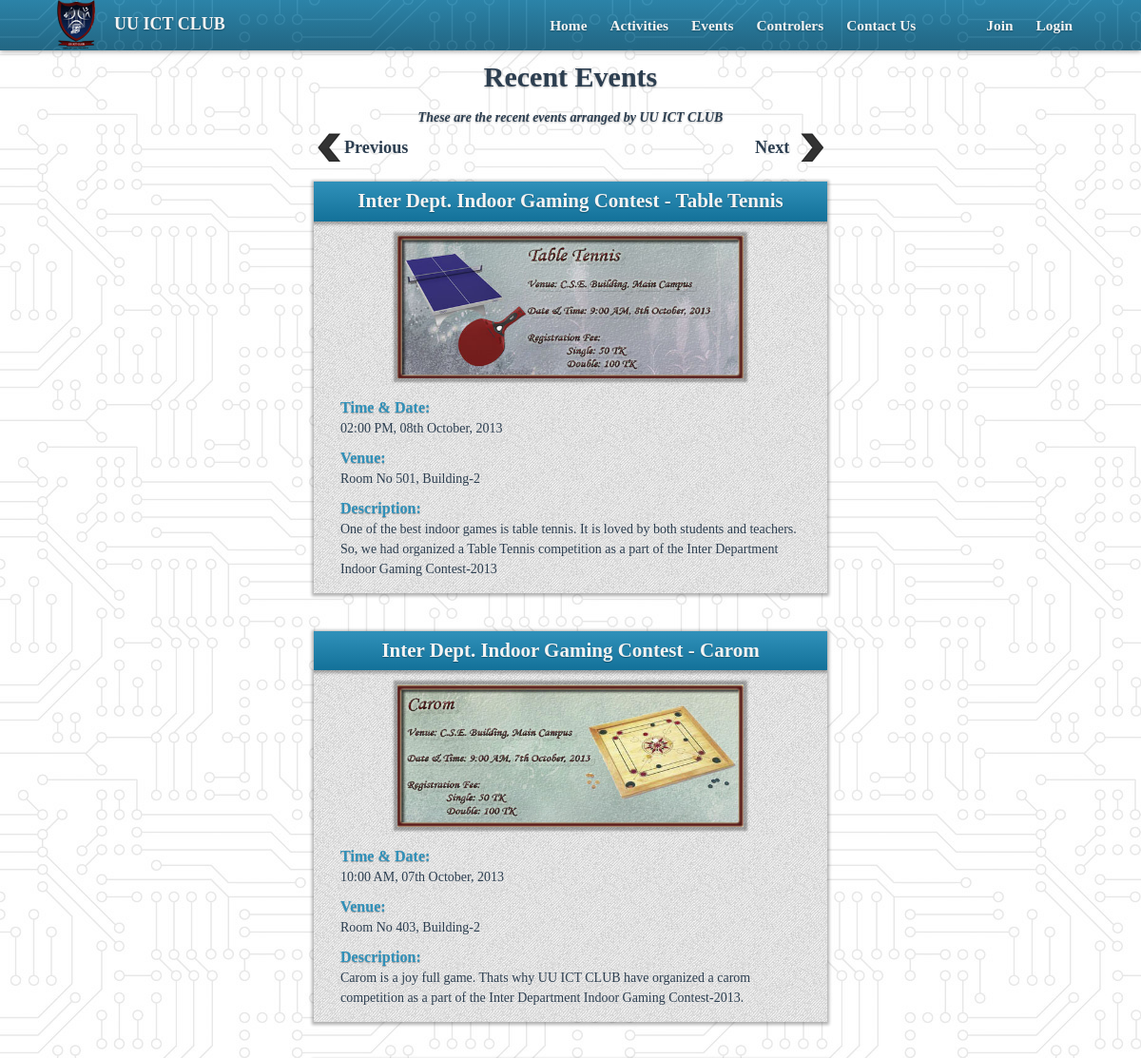
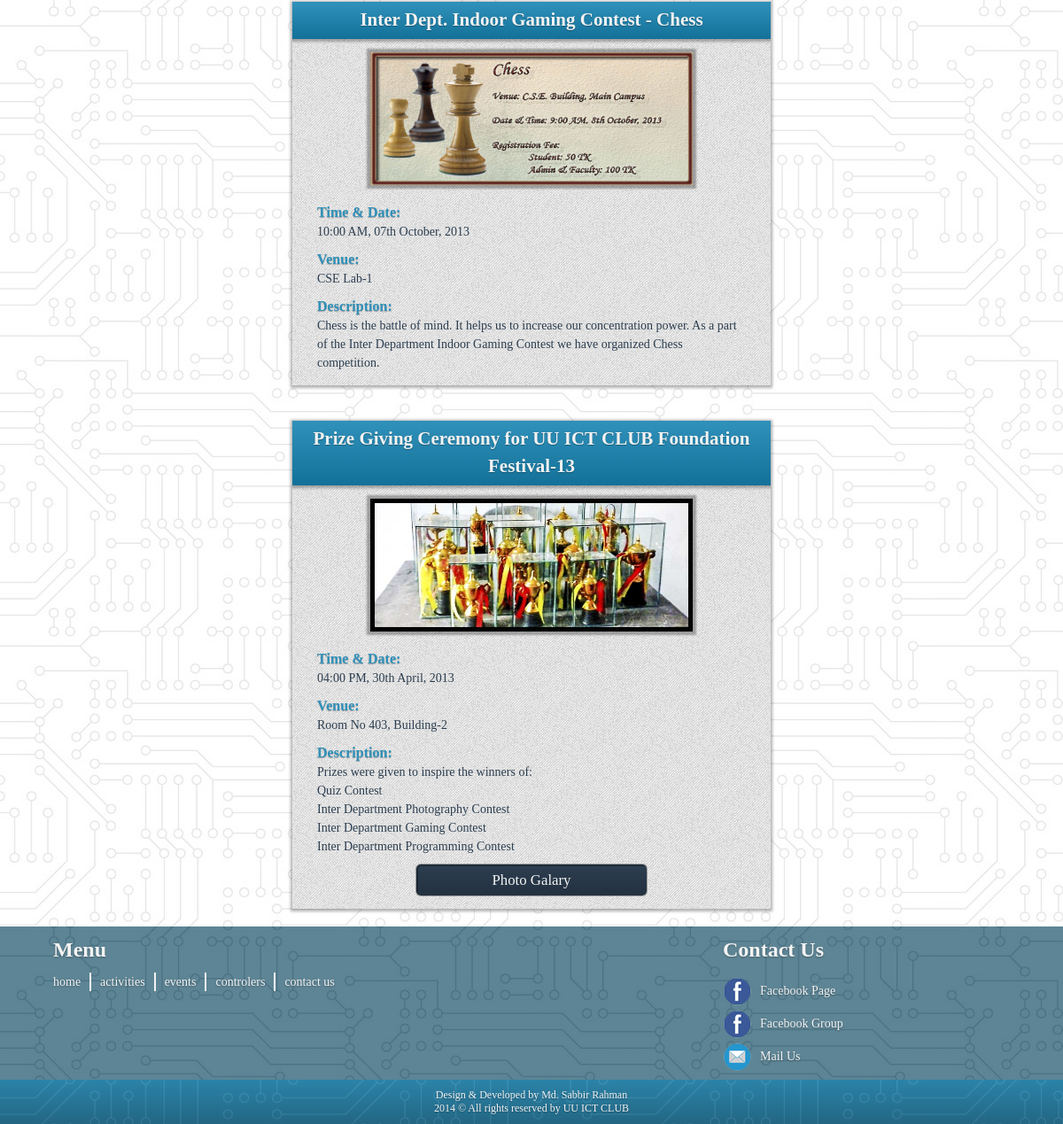
Screenshot of /events.php with the database file from the repository (2 pictures, top to bottom).
### tables this page shows
CREATE TABLE IF NOT EXISTS `events` (
  `Event_ID` int(11) NOT NULL,
  `Title` varchar(100) NOT NULL,
  `TimeNDate` datetime NOT NULL,
  `Venue` varchar(100) NOT NULL,
  `Rules` text,
  `LinkName` varchar(100) DEFAULT NULL,
  `Link` text,
  `Description` text NOT NULL,
  `Image` varchar(100) NOT NULL DEFAULT 'img/evntimg.jpg',
  `FirstPlace` varchar(120) DEFAULT NULL,
  `SecondPlace` varchar(120) DEFAULT NULL,
  `ThirdPlace` varchar(120) DEFAULT NULL,
  `EventCreated` timestamp NOT NULL DEFAULT CURRENT_TIMESTAMP,
  PRIMARY KEY (`Event_ID`)
);

### classes/Event.php (called while the page is built, shortened)
<?php
	class Event {
		protected $Event_ID;
		protected $db;
		protected function getEventInfo(){
			return $this->EventInfo = $this->db->search_all('events', 'Event_ID', $this->Event_ID);
		}
	}
?>
<?php
	class PastEvent extends Event {
		function __construct($ID){
			$this->getEventInfo();
		}
		public static function getPastEvents(){
			$db = new Database();
			$sql = "SELECT Event_ID FROM events WHERE TimeNDate<date(NOW()) ORDER BY TimeNDate DESC";
			self::$PastEvents = $db->query($sql);
		}
		public static function count(){
			$db = new Database();
			$sql = "SELECT COUNT(*) FROM events  WHERE TimeNDate<date(NOW())";
			$result = $db->query($sql);
			$row = $db->fetch($result);
			return $row['COUNT(*)'];
		}
	}
?>

### classes/Database.php (called while the page is built, shortened)
<?php
	class Database {
		private $db;
		public function connect(){
			$this->db = new mysqli(DB_HOST, DB_USER, DB_PASS, DB_NAME);
		}
		public function query($sql){
			return $this->db->query($sql);
		}
		public function fetch($result){
			return mysqli_fetch_assoc($result);
		}
		public function search_all($tableName, $criteria, $value){
			$sql = "SELECT * FROM $tableName WHERE $criteria='$value'";
			$result = $this->query($sql);
			return $this->fetch($result);
		}
	}
?>

### events.php (the view, shortened to what this page needs)
<?php require_once "classes/Event.php"		; ?>
<?php
	$page = (isset($_GET['page']))? pure_it($_GET['page']) : 1;
	$to = intval($page) * 4;
	$from = $to - 3;
	$first = 1;
	$last = ceil((PastEvent::count()/4));
?>
<!DOCTYPE html>
<html class="">
<head>
	<link rel="stylesheet" href="css/styles.css" />
</head>
<body>
	<?php require_once "header.php"	; ?>
	<main>
		<section id="recentevent" class="events recentevent">
			<div class="container">
				<h2>Recent Events</h2>
				<h3>These are the recent events arranged by UU ICT CLUB</h3>
				<div class="navbuttons">
		            <?php if($page==$first) { ?>
		                <a href="events.php?page=<?=$last?>#recentevent"><div id="p" class="np icon32x32 i3"><p>Previous</p></div></a>
		            <?php } else { ?>
		                <a href="events.php?page=<?=$page-1?>#recentevent"><div id="p" class="np icon32x32 i3"><p>Previous</p></div></a>
		            <?php } ?>
		            <?php if($page==$last) { ?>
		                <a href="events.php?page=<?=$first?>#recentevent"><div id="n" class="np icon32x32 i4"><p>Next</p></div></a>
		            <?php } else { ?>
		                <a href="events.php?page=<?=$page+1?>#recentevent"><div id="n" class="np icon32x32 i4"><p>Next</p></div></a>
		            <?php } ?>
				</div>
				<div class="row">
            		<?php
            			PastEvent::getPastEvents();
			            for($i=1; $Event = mysqli_fetch_assoc(PastEvent::$PastEvents); $i++){
							if($i>=$from && $i<=$to){
								$PastEvent = new PastEvent($Event['Event_ID']);
								extract($PastEvent->EventInfo);
								$date = new DateTime($TimeNDate);
								$TimeNDate = $date->format('h:i A, dS F, Y');
					?>
					<div class="columns twelve">
						<div id="evt<?= $Event_ID ?>" class="box">
							<div class="title"><?= $Title ?></div>
							<div class="img" style="background: url('<?= $Image ?>') no-repeat; background-size: 100% 100%"></div>
							<div class="info"><span class="bold">Time &amp Date: </span><br><?= $TimeNDate ?>	</div>
							<div class="info"><span class="bold">Venue: 		 </span><br><?= $Venue ?>		</div>
							<div class="info"><span class="bold">Description:	 </span><br><?= $Description ?>	</div>
							<?php if($Link && $LinkName) { ?>
								<a href="<?= $Link ?>" target="_blank"><div class="evntlink button"><?= $LinkName ?></div></a>
							<?php } ?>
						</div>
					</div>
					<?php
							}
						}
					?>
				</div>
			</div>
		</section>
	</main>
	<?php require_once "footer.php"	; ?>
</body>
</html>

### css/styles.css (style rules this page uses)
html { font-family:sans-serif;-ms-text-size-adjust:100%;-webkit-text-size-adjust:100% }
body { margin:0 }
article,aside,details,figcaption,figure,footer,header,hgroup,main,nav,section,summary { display:block }
a { background:transparent }
* { -webkit-box-sizing:border-box;-moz-box-sizing:border-box;box-sizing:border-box;-webkit-font-smoothing:antialiased;font-smoothing:antialiased;margin:0;padding:0 }
html { min-height:100%;position:relative }
a { text-decoration:none;color:#f3f3f3 }
body { background:url("../img/circuite_white.jpg");font:14px/1.5em 'Georgia',serif }
main { position:relative }
.container { width:90%;max-width:1230px;height:100%;margin:0 auto }
h2 { font-family:'ACME',serif;font-size:30px;line-height:1.5em;padding:5px 0 }
h3 { font-family:cursive;font-size:14px;line-height:1.5em;padding:5px 0;font-style:italic }
.box { background:url("../img/Pattern.jpg");margin:10px;padding:10px;box-shadow:0 1px 3px 2px rgba(0,0,0,0.3);margin-top:20px;color:#2c3e50;overflow:hidden }
.box .title { background:#3091ba;background:-webkit-linear-gradient(#3091ba, #137199);background:-moz-linear-gradient(#3091ba, #137199);background:-ms-linear-gradient(#3091ba, #137199);background:-o-linear-gradient(#3091ba, #137199);background:linear-gradient(#3091ba, #137199);font-size:1.5em;line-height:1.5em;font-weight:bold;text-align:center;padding:5px;margin:-10px;margin-bottom:5px;color:#f3f3f3;text-shadow:0 1px 1px rgba(0,0,0,0.3);box-shadow:0 1px 3px 2px rgba(0,0,0,0.3) }
.box .img { min-height:150px;max-height:200px;height:100%;width:90%;margin:10px auto;box-shadow:0 0 2px 4px rgba(0,0,0,0.3) }
.box .info { text-shadow:none }
.events { background:rgba(255,255,255,0.6);color:#2c3e50;font-family:'Georgia',serif;overflow:hidden }
.events h2,.events h3 { text-align:center;text-shadow:0 1px 2px rgba(0,0,0,0.3) }
.events .box { width:50%;margin:20px auto }
.events .box .img { min-height:150px;max-height:300px;width:70%;height:100%;margin:15px auto }
.events .box .info { width:95%;margin:0 auto;padding:5px }
.events .box .info .bold { color:#3091ba;font-size:1.15em;text-shadow:0 1px 1px rgba(0,0,0,0.3);padding-bottom:5px }
.events .box .evntlink.button { width:50% }
.navbuttons { width:50%;margin:0 auto }
.navbuttons .np { height:32px;width:32px }
.navbuttons .np p { font-weight:bold;font-size:1.3em;color:#2c3e50;margin-left:32px;line-height:32px }
.navbuttons #p { float:left }
.navbuttons #n { float:right }
.navbuttons #n p { margin-left:-44px }
.icon32x32 { height:32px;width:32px;background:url("../img/Sprite_32x32.png") }
.i3 { background-position:-64px 0 }
.i4 { background-position:0 -32px }
.row { width:100% }
.columns { float:left }
.columns.twelve { width:100% }
.row { *zoom:1 }
.row:before,.row:after { display:table;content:"";line-height:0;clear:both }
.bold { font-weight:bold }
.button { background:#2c3e50;background:-webkit-linear-gradient(#2c3e50, #233140);background:-moz-linear-gradient(#2c3e50, #233140);background:-ms-linear-gradient(#2c3e50, #233140);background:-o-linear-gradient(#2c3e50, #233140);background:linear-gradient(#2c3e50, #233140);border-radius:5px;margin:5px auto;padding:7px 10px;color:#f3f3f3;text-align:center;box-shadow:0 0 0 1px rgba(0,0,0,0.3),inset 1px 1px 0 1px rgba(0,0,0,0.3);font-size:1.2em }

### rows the page displays
events: Title "Inter Dept. Indoor Gaming Contest - Table Tennis", Image (picture), TimeNDate "02:00 PM, 08th October, 2013", Venue "Room No 501, Building-2", Description "One of the best indoor games is table tennis. It is loved by both students and teachers. So, we had organized a Table Tennis competition as a part of the Inter Department Indoor Gaming Contest-2013"
events: Title "Inter Dept. Indoor Gaming Contest - Carom", Image (picture), TimeNDate "10:00 AM, 07th October, 2013", Venue "Room No 403, Building-2", Description "Carom is a joy full game. Thats why UU ICT CLUB have organized a carom competition as a part of the Inter Department Indoor Gaming Contest-2013."
events: Title "Inter Dept. Indoor Gaming Contest - Chess", Image (picture), TimeNDate "10:00 AM, 07th October, 2013", Venue "CSE Lab-1", Description "Chess is the battle of mind. It helps us to increase our concentration power. As a part of the Inter Department Indoor Gaming Contest we have organized Chess competition."
events: Title "Prize Giving Ceremony for UU ICT CLUB Foundation Festival-13", Image (picture), TimeNDate "04:00 PM, 30th April, 2013", Venue "Room No 403, Building-2", Description "Prizes were given to inspire the winners of: Quiz Contest Inter Department Photography Contest Inter Department Gaming Contest Inter Department Programming Contest", LinkName "Photo Galary"
